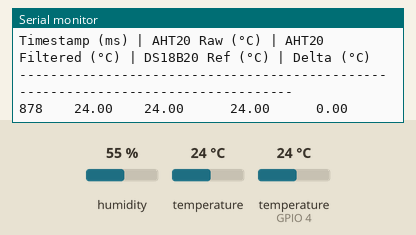
Bench run of a sketch on a simulated ESP32-S3. On the bench: the last lines printed to the serial monitor. The test bench sets the inputs (shaded band); at power-on: temperature 24 °C, temperature (sensor on GPIO 4) 24 °C, humidity 55 %.

Above: at 2.7 s.
2.8 s: temperature (sensor 0) set to 12 °C
At 2.8 s:
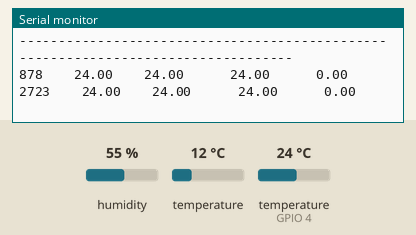
5.3 s: temperature (sensor on GPIO 4) set to 12 °C
At 7.5 s:
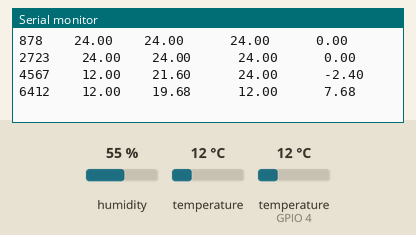
7.8 s: temperature (sensor 0) set to 19 °C
At 9.3 s:
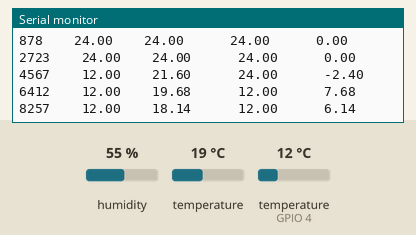
10.3 s: temperature (sensor on GPIO 4) set to 19 °C
At 13.0 s:
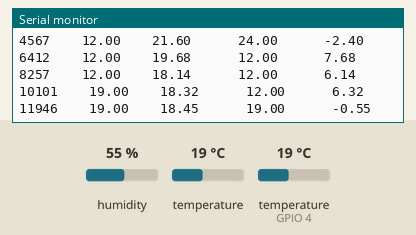
Timing chart, 0 to 13.8 s (numbered marks = the images above; inputs shaded):
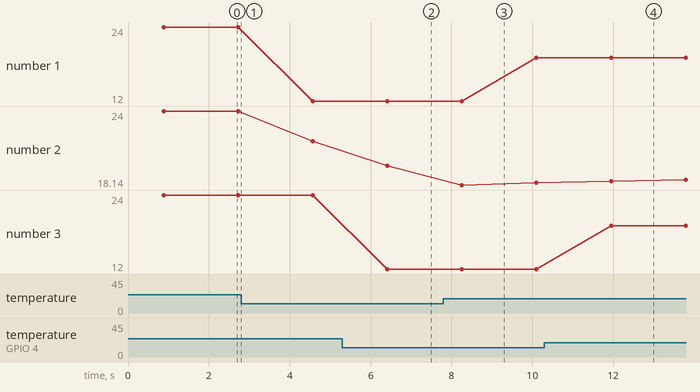

The sketch:

TA2_SensorVerification_copy_20261014094137.ino
```cpp
#include <Wire.h>
#include <Adafruit_AHTX0.h>
#include <OneWire.h>
#include <DallasTemperature.h>

// --- Pin Definitions ---
#define I2C_SDA_PIN 8
#define I2C_SCL_PIN 9
#define ONE_WIRE_BUS 4

// --- Object Instances ---
Adafruit_AHTX0 aht;
OneWire oneWire(ONE_WIRE_BUS);
DallasTemperature ds18b20(&oneWire);

// --- Signal Processing / Filtering Variables ---
// Exponential Moving Average (EMA) filter coefficient (alpha between 0.0 and 1.0)
// Lower values = smoother data but slower response time
const float ALPHA = 0.2;
float filtered_aht_temp = 0.0;
bool first_reading = true;

void setup() {
  Serial.begin(115200);
  while (!Serial) delay(10); // Wait for Serial Monitor

  Serial.println(F("ESP32-S3 Dual Temperature Verification Script"));
  Serial.println(F("============================================"));

  // Initialize I2C bus on custom/default ESP32-S3 pins
  Wire.begin(I2C_SDA_PIN, I2C_SCL_PIN);

  // Initialize AHT20 Sensor
  if (!aht.begin()) {
    Serial.println(F("Error: Could not find AHT20 sensor! Check I2C wiring."));
    while (1) delay(10);
  }
  Serial.println(F("AHT20 Sensor initialized successfully."));

  // Initialize DS18B20 Sensor
  ds18b20.begin();
  int deviceCount = ds18b20.getDeviceCount();
  Serial.print(F("Found "));
  Serial.print(deviceCount);
  Serial.println(F(" DS18B20 device(s) on 1-Wire bus."));

  if (deviceCount == 0) {
    Serial.println(F("Error: No DS18B20 sensor found! Check wiring and 4.7k resistor."));
  }

  Serial.println(F("\nTimestamp (ms) | AHT20 Raw (°C) | AHT20 Filtered (°C) | DS18B20 Ref (°C) | Delta (°C)"));
  Serial.println(F("----------------------------------------------------------------------------------"));
}

void loop() {
  sensors_event_t humidity, temp;

  // 1. Read Raw AHT20 Temperature Data
  aht.getEvent(&humidity, &temp);
  float raw_aht_temp = temp.temperature;

  // 2. Read Raw DS18B20 Reference Temperature
  ds18b20.requestTemperatures();
  float ref_ds18b20_temp = ds18b20.getTempCByIndex(0);

  // Handle initialization for Software Noise Filter (EMA)
  if (first_reading) {
    filtered_aht_temp = raw_aht_temp;
    first_reading = false;
  } else {
    // Software Low-Pass Signal Processing (EMA Formula)
    filtered_aht_temp = (ALPHA * raw_aht_temp) + ((1.0 - ALPHA) * filtered_aht_temp);
  }

  // 3. Compute Sensor Error Delta (AHT20 vs Reference)
  float delta = filtered_aht_temp - ref_ds18b20_temp;

  // Output formatted tab-separated values for easy CSV copy/paste into your report
  Serial.print(millis());
  Serial.print("\t\t");
  Serial.print(raw_aht_temp, 2);
  Serial.print("\t\t");
  Serial.print(filtered_aht_temp, 2);
  Serial.print("\t\t\t");

  if (ref_ds18b20_temp == DEVICE_DISCONNECTED_C) {
    Serial.print("ERROR");
  } else {
    Serial.print(ref_ds18b20_temp, 2);
  }

  Serial.print("\t\t\t");
  Serial.println(delta, 2);

  // Sample Rate Timing: 1 Hz (1 sample per second)
  delay(1000);
}
```

Measured:
- after the input at 5.3 s, the serial monitor: prints a new line after 1.1 s (image 2)
- after the input at 10.3 s, the serial monitor: prints a new line after 1.6 s (image 4)
- plotted number 1: 24 → 12 after the input at 2.8 s, 12 → 19 after the input at 7.8 s
- plotted number 2: 24 → 21.6 after the input at 2.8 s, 19.68 → 18.32 after the input at 7.8 s
